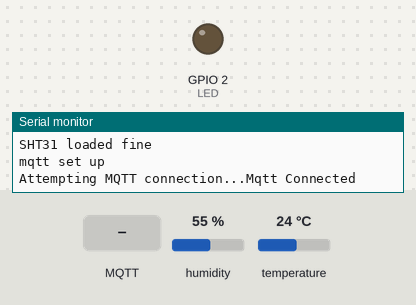
Bench run of a sketch on a simulated ESP8266 (NodeMCU). Shown: output pins drawn as LEDs (lit = HIGH), the last lines printed to the serial monitor. Dashed ring = blinking. The test bench sets the inputs (shaded band); at power-on: humidity 55 %, temperature 24 °C. WiFi joins after 1.5 s; servers stay silent unless stated; no MQTT or app messages arrive unless stated.

Above: at 2.7 s.
2.8 s: MQTT message "4" arrives on the first subscribed topic
At 4.02 s:
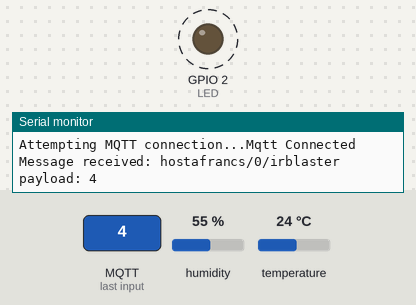
5.8 s: MQTT message "5" arrives on the first subscribed topic
At 8.5 s:
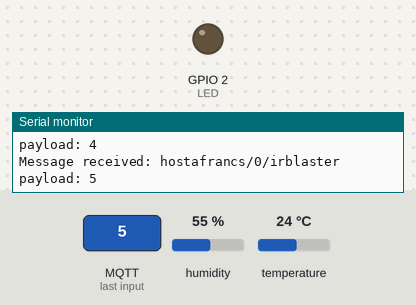
8.8 s: MQTT message "6" arrives on the first subscribed topic
At 10.32 s:
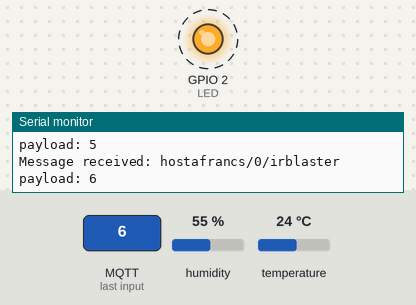
Timing chart, 0 to 12.3 s (numbered marks = the images above; inputs shaded):
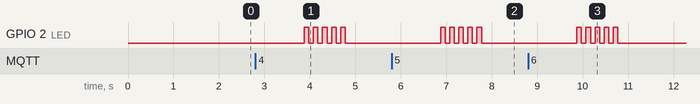

Measured:
- after the input at 2.8 s, GPIO 2 (LED): alternates HIGH for 0.10 s and LOW for 0.10 s, 10 changes in all, then stays LOW, starting after 1.1 s
- after the input at 5.8 s, GPIO 2 (LED): alternates HIGH for 0.10 s and LOW for 0.10 s, 10 changes in all, then stays LOW, starting after 1.1 s
- after the input at 8.8 s, GPIO 2 (LED): alternates HIGH for 0.10 s and LOW for 0.10 s, 10 changes in all, then stays LOW, starting after 1.1 s

The sketch:

ESP32-Infrared-Blaster_v2.ino
```cpp
#include <WiFiManager.h>
#include <Arduino.h>
#include <Wire.h>
#include "Adafruit_SHT31.h"
#include <PubSubClient.h>
#include <ArduinoJson.h>
#include <IRremoteESP8266.h>
#include <IRsend.h>

WiFiClient espClient;
PubSubClient client(espClient);

const uint16_t kIrLed = 4;
IRsend irsend(kIrLed);

bool enableHeater = false;
uint8_t loopCnt = 0;
Adafruit_SHT31 sht31 = Adafruit_SHT31();

const char* mqtt_server = "alexkoppelman.es";
const char* mqttUser = "happyplants";
const char* mqttPassword = "Pa55word";

long lastMsg = 0;
char msg[50];
#define STATUS_TOPIC "hostafrancs/status"
#define TEMP_TOPIC "hostafrancs/0temperature"
#define HUM_TOPIC "hostafrancs/0/humidity"
#define JSON_TOPIC "hostafrancs/0/json"
#define LED_TOPIC "hostafrancs/0/irblaster"
#define LED 2

void callback(char* topic, byte* payload, unsigned int length) {
  Serial.print("Message received: ");
  Serial.println(topic);
  Serial.print("payload: ");
  for (int i = 0; i < length; i++) {
    Serial.print((char)payload[i]);
  }
  Serial.println();


  if ((char)payload[0] == '4') {
    irsend.sendNEC(0x807F807F, 32);
    client.publish(STATUS_TOPIC, "PELLETS ON OFF Executed");
  } else if ((char)payload[0] == '5') {
    irsend.sendNEC(0x807F28D7, 32);
    client.publish(STATUS_TOPIC, "PELLETS TEMP DOWN Executed");
  } else if ((char)payload[0] == '6') {
    irsend.sendNEC(0x807F6897, 32);
    client.publish(STATUS_TOPIC, "PELLETS TEMP UP Executed");
  } else if ((char)payload[0] == '7') {
    irsend.sendNEC(0x807F906F, 32);
    client.publish(STATUS_TOPIC, "PELLETS BUTTON AUTO Executed");
  } else if ((char)payload[0] == '8') {
    irsend.sendNEC(0x807F8877, 32);
    client.publish(STATUS_TOPIC, "PELLETS BUTTON GOTAS Executed");
  } else {
    client.publish(STATUS_TOPIC, "Test Call Recieved on ESP32");
  }
   delay(1000);
   blinkLed();
}


void blinkLed() {
  for (int i = 1; i <= 5; i++) {
    digitalWrite(LED, HIGH);
    delay(100);
    digitalWrite(LED, LOW);
    delay(100);
  }
}

void setup() {

    Serial.begin(115200);
    WiFiManager wm;

    bool res;

    res = wm.autoConnect("ESP32_IRBLASTER","password"); // password protected ap

    if(!res) {
        Serial.println("Failed to connect WiFi");

    }
    else {
        Serial.println("WiFi connected...yeey :)");
    }

  // setup IR
  irsend.begin();


  // setup SHT
  Serial.println("SHT31 test");
  if (! sht31.begin(0x44)) {   // Set to 0x45 for alternate i2c addr
    Serial.println("Couldn't find SHT31");
    while (1) delay(1);
  }
    Serial.println("SHT31 loaded fine");

  // setup status led
  pinMode(LED, OUTPUT);


  // set up MQTT
  client.setServer(mqtt_server, 1883);
  client.setCallback(callback);
  Serial.println("mqtt set up");


}


void reconnect() {
  while (!client.connected()) {
    Serial.print("Attempting MQTT connection...");
    if (client.connect("ESP32Client", mqttUser, mqttPassword)) {
      Serial.println("Mqtt Connected");
      client.subscribe(LED_TOPIC); // Subscribe to relevant topics
    } else {
      Serial.print("Mqtt failed, rc=");
      Serial.print(client.state());
      Serial.println(" trying again in 5 seconds");
      delay(5000);
    }
  }
}


void loop() {

if (!client.connected()) {
    reconnect();
  }
  client.loop();

  float t = sht31.readTemperature();
  float h = sht31.readHumidity();

  long now = millis();
  if (now - lastMsg > 120000) {
    lastMsg = now;

  if (! isnan(t)) {  // check if 'is not a number'
    Serial.print("Temp *C = "); Serial.println(t);
  } else {
    Serial.println("Failed to read temperature");
  }
  if (! isnan(t)) {  // check if 'is not a number'
    Serial.print("Humidity = "); Serial.println(h);
  } else {
    Serial.println("Failed to read humdity");
  }
    char buffer[10];
    dtostrf(t, 1, 2, buffer); //
    //String s = dtostrf(newValues.t, 1, 4, buffer);
    client.publish(STATUS_TOPIC, buffer);
    client.publish(TEMP_TOPIC, buffer);

      // Create a JSON object
      StaticJsonDocument<200> doc;
      doc["device"] = "ir-blaster";
      doc["temperature"] = t; // Add temperature
      doc["humidity"] = h;    // Add humidity

      // Serialize JSON to a string
      char jsonBuffer[200];
      serializeJson(doc, jsonBuffer);

      // Publish the JSON object
      client.publish(JSON_TOPIC, jsonBuffer);


    }
}
```
